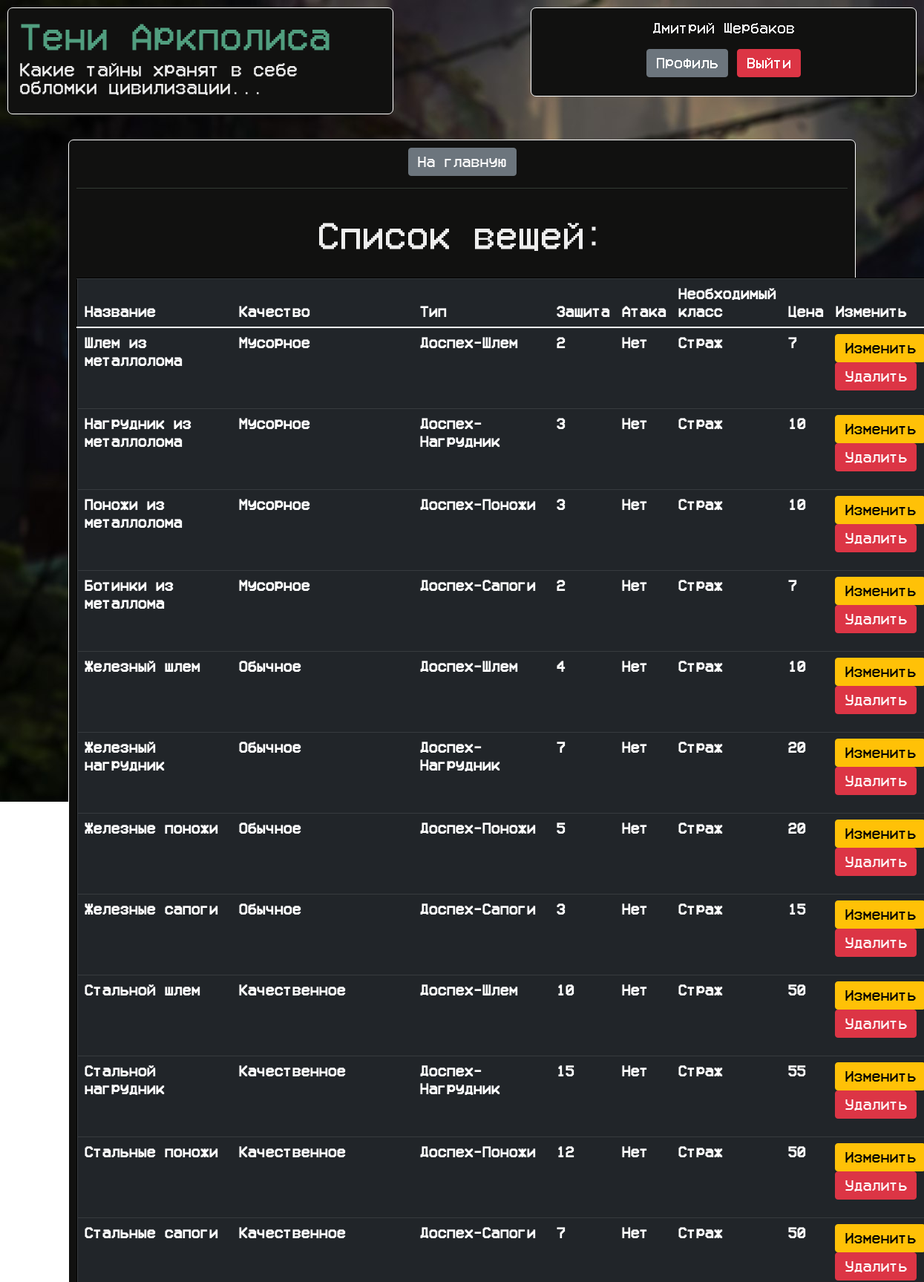
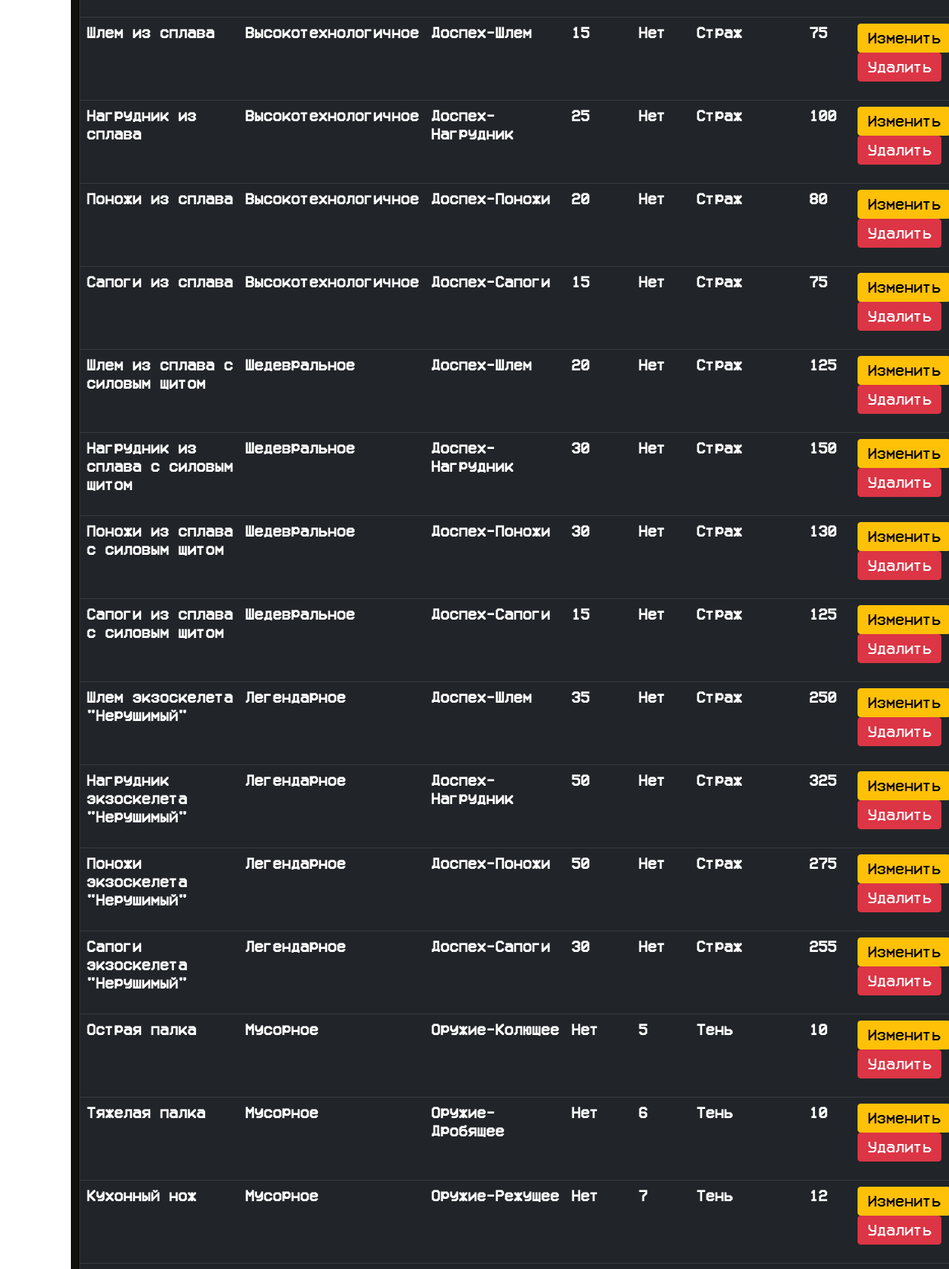
Page /items_table (signed in, upper part) on the committed database (2 pictures, top to bottom).
### data/models/player.py (models this page shows, shortened)
class Player(SqlAlchemyBase, UserMixin):
    __tablename__ = 'players'
    id = sqlalchemy.Column(sqlalchemy.Integer, nullable=False, primary_key=True, autoincrement=True)
    email = sqlalchemy.Column(sqlalchemy.String, nullable=False, unique=True)
    name = sqlalchemy.Column(sqlalchemy.String, nullable=False)
    surname = sqlalchemy.Column(sqlalchemy.String, nullable=False)
    password = sqlalchemy.Column(sqlalchemy.String)
    nickname = sqlalchemy.Column(sqlalchemy.String, nullable=False)
    inventory = sqlalchemy.Column(sqlalchemy.String, nullable=True)
    equipped = sqlalchemy.Column(sqlalchemy.String, nullable=True)
    money = sqlalchemy.Column(sqlalchemy.Integer, nullable=False)
    location = sqlalchemy.Column(sqlalchemy.String, nullable=False)
    player_class = sqlalchemy.Column(sqlalchemy.Integer, sqlalchemy.ForeignKey('player_classes.id'), nullable=False)
    hp = sqlalchemy.Column(sqlalchemy.String, nullable=False)
    level = sqlalchemy.Column(sqlalchemy.String, nullable=False)

### data/models/items.py (models this page shows)
class Items(SqlAlchemyBase):
    __tablename__ = 'items'
    id = sqlalchemy.Column(sqlalchemy.Integer, nullable=False, primary_key=True, autoincrement=True)
    name = sqlalchemy.Column(sqlalchemy.String, nullable=False)
    rarity = sqlalchemy.Column(sqlalchemy.String, nullable=False)
    item_type_id = sqlalchemy.Column(sqlalchemy.Integer, sqlalchemy.ForeignKey('item_types.id'), nullable=False)
    protection = sqlalchemy.Column(sqlalchemy.Integer, nullable=True)
    attack = sqlalchemy.Column(sqlalchemy.Integer, nullable=True)
    class_required = sqlalchemy.Column(sqlalchemy.Integer, sqlalchemy.ForeignKey('player_classes.id'), nullable=False)
    cost = sqlalchemy.Column(sqlalchemy.Integer, nullable=False)
    item_type = orm.relation('ItemType')

### data/models/item_type.py (models this page shows)
class ItemType(SqlAlchemyBase):
    __tablename__ = 'item_types'
    id = sqlalchemy.Column(sqlalchemy.Integer, nullable=False, primary_key=True, autoincrement=True)
    name = sqlalchemy.Column(sqlalchemy.String, nullable=False)
    items = orm.relation('Items', back_populates='item_type')

### data/models/player_class.py (models this page shows)
class PlayerClass(SqlAlchemyBase):
    __tablename__ = 'player_classes'
    id = sqlalchemy.Column(sqlalchemy.Integer, nullable=False, primary_key=True, autoincrement=True)
    name = sqlalchemy.Column(sqlalchemy.String, nullable=False)

### main.py (the view)
@app.route('/items_table', methods=['GET', 'POST'])  # Таблица, показывающая все предметы в игре
@login_required
def items_table():
    db_sess = db_session.create_session()
    if current_user not in db_sess.query(Player).filter(Player.id.in_([1, 2, 3])):
        return redirect('/message/low_access')
    i = db_sess.query(Items).filter(Items.id > 0)
    items = []
    for thing in i:  # Составляем список списков со всей нужной информацией по каждому предмету
        req_class = db_sess.query(PlayerClass).filter(PlayerClass.id == thing.class_required).first().name
        mini = [thing.id, thing.name, thing.rarity, thing.item_type.name,
                thing.protection, thing.attack, req_class, thing.cost]
        items.append(mini)
    return render_template('items_page.html', heading='Просмотр вещей', items=items)

### data/db_session.py (called while the page is built)
def create_session() -> Session:
    global __factory
    return __factory()

### main.py (called while the page is built)
@login_manager.user_loader
def load_user(player_id):
    db_sess = db_session.create_session()
    return db_sess.query(Player).get(player_id)

### templates/items_page.html
{% extends "basic_template.html" %}
{% block content %}
<br><br>
<div align="center" class="centred_div table_div">
    <a class="btn btn-secondary" href="/" role="button">На главную</a>
    <br><hr><br>
    <h1 align="center">Список вещей:</h1><br>
    <table class="table table-dark" border="2">
        <thead>
            <tr>
                <th scope="col">Название</th>
                <th scope="col">Качество</th>
                <th scope="col">Тип</th>
                <th scope="col">Защита</th>
                <th scope="col">Атака</th>
                <th scope="col">Необходимый класс</th>
                <th scope="col">Цена</th>
                <th scope="col">Изменить</th>
            </tr>
        </thead>
        <tbody>
            {% for item in items %}
                <tr>
                    <th scope="row">{{ item[1] }}</th>
                    <th>{{ item[2] }}</th>
                    <th>{{ item[3] }}</th>
                    {% if item[4] != 0 %}
                        <th>{{ item[4] }}</th>
                    {% else %}
                        <th>Нет</th>
                    {% endif %}
                    {% if item[5] != 0 %}
                        <th>{{ item[5] }}</th>
                    {% else %}
                        <th>Нет</th>
                    {% endif %}
                    <th>{{ item[6] }}</th>
                    <th>{{ item[7] }}</th>
                    <th>
                        <p>
                            <a href="/edit_item/{{ item[0] }}" class="btn btn-warning">Изменить</a>
                            <a href="/delete_item/{{ item[0] }}" class="btn btn-danger">Удалить</a>
                        </p>
                    </th>
                </tr>
            {% endfor %}
        </tbody>
    </table>
    <a href="/new_item" class="btn btn-success">Добавить</a><br><br>
</div>
{% endblock %}

### templates/basic_template.html (shortened to what this page needs)
<!DOCTYPE html>
<html lang="en">
<head>
    <link href="https://cdn.jsdelivr.net/npm/bootstrap@5.1.3/dist/css/bootstrap.min.css" rel="stylesheet"
>
    <link rel="stylesheet" type="text/css" href="../static/css/main_style.css" />
</head>
<body>
    <header>
        <div class="header_div">
            <h1 class="heading_text">Тени Аркполиса</h1>
            <h5>Какие тайны хранят в себе обломки цивилизации...</h5>
        </div>
        <div class="user_div" align="center">
            {% if current_user.is_authenticated %}
                <p>{{ current_user.name }} {{ current_user.surname }}</p>
                <a class="btn btn-secondary" href="/profile">Профиль</a>
                <a class="btn btn-danger" href="/logout">Выйти</a>
            {% else %}
                <br>
                <a class="btn btn-success" href="/register">Зарегистрироваться</a>
                <a class="btn btn-primary" href="/login">Войти</a>
            {% endif %}
        </div>
    </header>
    <main role="main" class="container">
        {% block content %}{% endblock %}
    </main>
</body>
</html>

### static/css/main_style.css (style rules this page uses)
body { background-image: url(../img/background.jpg); background-repeat: no-repeat; background-attachment: fixed; font-family: 'CustomFont'; color: #eeeeee; }
div { background-color: #111110; min-width: 520px; width: 65%; border-radius: 7px; border: 1px solid #ffffff; padding: 10px; }
hr { border: none; color: #99b7a0; background-color: #99b7a0; height: 1px; }
h1 { font-size: 40px; }
.table_div { width: 95%; }
.centred_div { margin-left: auto; margin-right: auto; }
.heading_text { color: #519e7f; }
.header_div { width: 33%; min-height: 120px; padding: 15px; float: left; margin-left: 10px; }
.user_div { display: block; margin-left: auto; width: 25%; min-height: 120px; padding: 15px; margin-top: 10px; margin-right: 10px; margin-bottom: 10px; }

### rows in the picture
Player: name "Дмитрий", surname "Щербаков"
Items: name "Шлем из металлолома", rarity "Мусорное"
ItemType: name "Доспех-Шлем" "Доспех-Шлем" "Доспех-Шлем" "Доспех-Шлем" "Доспех-Шлем" "Доспех-Шлем"
PlayerClass: name "Страж" "Страж" "Страж" "Страж" "Страж" "Страж" "Страж" "Страж" "Страж" "Страж" "Страж" "Страж" "Страж" "Страж" "Страж" "Страж" "Страж" "Страж" "Страж" "Страж" "Страж" "Страж" "Страж" "Страж"
Items: name "Нагрудник из металлолома", rarity "Мусорное"
ItemType: name "Доспех-Нагрудник" "Доспех-Нагрудник" "Доспех-Нагрудник" "Доспех-Нагрудник" "Доспех-Нагрудник" "Доспех-Нагрудник"
Items: name "Поножи из металлолома", rarity "Мусорное"
ItemType: name "Доспех-Поножи" "Доспех-Поножи" "Доспех-Поножи" "Доспех-Поножи" "Доспех-Поножи" "Доспех-Поножи"
Items: name "Ботинки из металлома", rarity "Мусорное"
ItemType: name "Доспех-Сапоги" "Доспех-Сапоги" "Доспех-Сапоги" "Доспех-Сапоги" "Доспех-Сапоги" "Доспех-Сапоги"
Items: name "Железный шлем", rarity "Обычное"
Items: name "Железный нагрудник", rarity "Обычное"
Items: name "Железные поножи", rarity "Обычное"
Items: name "Железные сапоги", rarity "Обычное"
Items: name "Стальной шлем", rarity "Качественное"
Items: name "Стальной нагрудник", rarity "Качественное"
Items: name "Стальные поножи", rarity "Качественное"
Items: name "Стальные сапоги", rarity "Качественное"
Items: name "Шлем из сплава", rarity "Высокотехнологичное"
Items: name "Нагрудник из сплава", rarity "Высокотехнологичное"
Items: name "Поножи из сплава", rarity "Высокотехнологичное"
Items: name "Сапоги из сплава", rarity "Высокотехнологичное"
Items: name "Шлем из сплава с силовым щитом", rarity "Шедевральное"
Items: name "Нагрудник из сплава с силовым щитом", rarity "Шедевральное"
Items: name "Поножи из сплава с силовым щитом", rarity "Шедевральное"
Items: name "Сапоги из сплава с силовым щитом", rarity "Шедевральное"
Items: name "Шлем экзоскелета \"Нерушимый\"", rarity "Легендарное"
Items: name "Нагрудник экзоскелета \"Нерушимый\"", rarity "Легендарное", cost "325"
Items: name "Поножи экзоскелета \"Нерушимый\"", rarity "Легендарное", cost "275"
Items: name "Сапоги экзоскелета \"Нерушимый\"", rarity "Легендарное"
Items: name "Острая палка", rarity "Мусорное"
ItemType: name "Оружие-Колющее"
PlayerClass: name "Тень" "Тень" "Тень"
Items: name "Тяжелая палка", rarity "Мусорное"
ItemType: name "Оружие-Дробящее"
Items: name "Кухонный нож", rarity "Мусорное"
ItemType: name "Оружие-Режущее"

### other values in the picture
{{ item[4] }} "2" "3" "3" "2" "4" "7" "5" "3" "10" "15" "12" "7" "15" "25" "20" "15" "20" "30" "30" "15" "35" "50" "50" "30"
{{ item[7] }} "7" "10" "10" "7" "10" "20" "20" "15" "50" "55" "50" "50" "75" "100" "80" "75" "125" "150" "130" "125" "250" "255" "10" "10" "12"
{{ item[5] }} "5" "6" "7"
